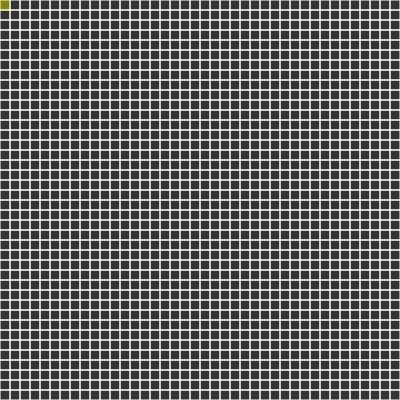
Frame 1 (no input)
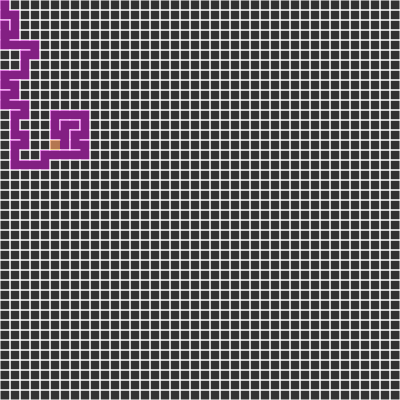
Frame 60 (no input)
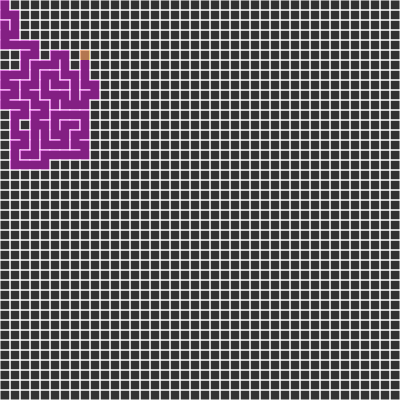
Frame 120 (the mouse pressed at the canvas centre since frame 60)

The p5.js sketch that drew these frames (run headless with seeded random() and noise() and a simulated clock; from frame 60 on, the mouse is pressed at the canvas centre):

// p5.js sketch
// ── sketch.js
// for red, green, and blue color values
var rows, cols;
var w = 10;
var grid =  [];
var stack = [];
var current;

function setup() {
  
  createCanvas(400, 400);
  rows = floor(height/w);
  cols = floor(width/w);
  //frameRate(5);

  for(var j =0; j<rows;j++){
    for(var i=0; i<cols;i++){
      var cell = new Cell(i,j);
      grid.push(cell);
    }
  }

  current = grid[0];

}

function draw() {
  background(51);
  
  for(var i =0; i<grid.length;i++){
    grid[i].show();
  }

  current.visited = true;
  current.highlight();
  //step 1
  var next = current.checkNeigbors();
  if(next){
    next.visited = true;

    //step 2
    stack.push(current); 
    //step 3
    removeWalls(current, next);

    //step 4
    current = next;
  } else if(stack.length > 0){
    current = stack.pop();
  }
}


function removeWalls(a,b){

  var x = a.i - b.i;
  var y = a.j - b.j;
  if(x === 1){
    a.walls[3] = false;
    b.walls[1] = false;
  } else if( x === -1){
    a.walls[1] = false;
    b.walls[3] = false;
  } else if(y == 1){
    a.walls[0] = false;
    b.walls[2] = false;
  } else if(y == -1){
    a.walls[2] = false;
    b.walls[0] = false;
  }


}
// ── cell.js
function index(i, j){
    if(i<0 || i > cols-1 || j < 0 || j > rows-1){
        return -1;
    }
    return i + j * cols;
}

function Cell(i, j){

    this.i = i;
    this.j = j;
    this.walls = [true, true, true, true];
    this.visited = false;

    this.highlight = function(){
        var x = this.i*w;
        var y = this.j*w;

        noStroke();
        fill(255,255,0,100);
        rect(x,y,w,w);
    }

    this.show = function(){
        var x = this.i *w;
        var y = this.j *w;
        stroke(255);
        if(this.walls[0]){//top
            line(x,y,x+w,y);
        }
        if(this.walls[1]){//right
            line(x+w,y,x+w,y+w);
        }
        if(this.walls[2]){//bottom
            line(x,y+w,x+w,y+w);
        }
        if(this.walls[3]){//left
            line(x,y,x,y+w);
        }


        if(this.visited){
            noStroke();
            fill(255,0,255,100);
            rect(x, y, w,w);
        }

    }

    this.checkNeigbors = function(){
        var neigbors = [];
        var top = grid[index(this.i,this.j-1)];
        var right = grid[index(this.i+1,this.j)];
        var bottom = grid[index(this.i,this.j+1)];
        var left = grid[index(this.i-1,this.j)];
        
        if(top && !top.visited){
            neigbors.push(top);
        }
        if(right && !right.visited){
            neigbors.push(right);
        }
        if(bottom && !bottom.visited){
            neigbors.push(bottom);
        }
        if(left && !left.visited){
            neigbors.push(left);
        }

        if(neigbors.length  > 0){
            var i = floor(random(0, neigbors.length));
            return neigbors[i];
        }
        else{
            return undefined;
        }
    }
}
